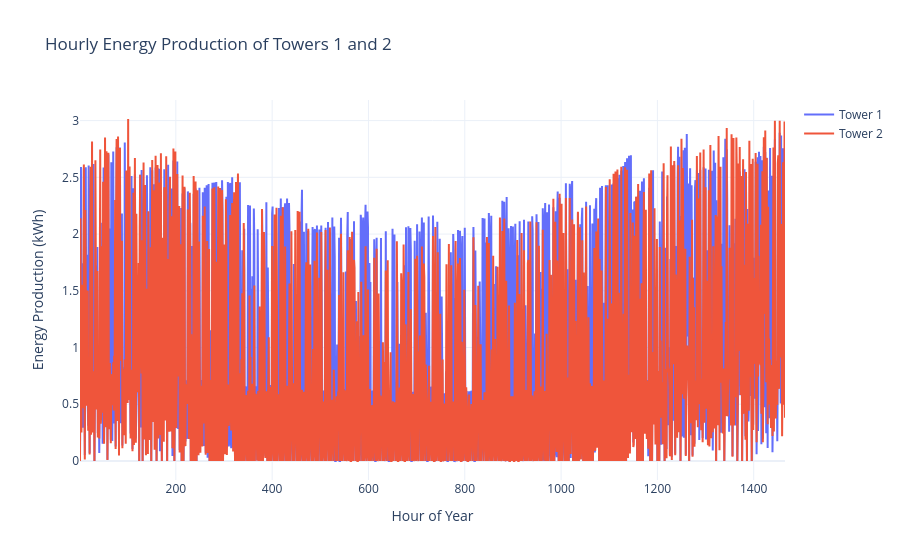

This figure's notebook cell:
### Code cell
import plotly.graph_objects as go

# Create the interactive plot
fig = go.Figure()

fig.add_trace(go.Scatter(x=hours, y=energy_production_of_tower_1, mode='lines', name='Tower 1'))
fig.add_trace(go.Scatter(x=hours, y=energy_production_of_tower_2, mode='lines', name='Tower 2'))

fig.update_layout(
    title="Hourly Energy Production of Towers 1 and 2",
    xaxis_title="Hour of Year",
    yaxis_title="Energy Production (kWh)",
    template="plotly_white"
)

fig.show()

### Figure 1 — Plotly figure (JSON) as saved in the notebook; plotly's stock layout.template omitted (floating-point values rounded to 4 significant figures; data arrays with more than 128 entries replaced by an {"elided": "..."} marker saying what was removed)
{"data": [{"mode": "lines", "name": "Tower 1", "type": "scatter", "x": {"elided": "1465 int values"}, "y": {"elided": "1465 float values"}}, {"mode": "lines", "name": "Tower 2", "type": "scatter", "x": {"elided": "1465 int values"}, "y": {"elided": "1465 float values"}}], "layout": {"autosize": true, "title": {"text": "Hourly Energy Production of Towers 1 and 2"}, "xaxis": {"autorange": true, "range": [1, 1465], "title": {"text": "Hour of Year"}, "type": "linear"}, "yaxis": {"autorange": true, "range": [-0.1674, 3.182], "title": {"text": "Energy Production (kWh)"}, "type": "linear"}}}
